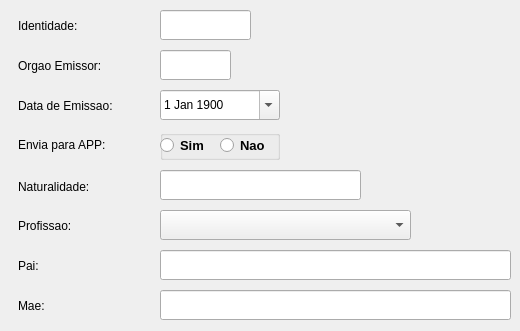
    <widget class="QWidget" name="tab_8">
     <attribute name="title">
      <string>Outros dados</string>
     </attribute>
     <widget class="QLabel" name="label_78">
      <property name="geometry">
       <rect>
        <x>18</x>
        <y>129</y>
        <width>131</width>
        <height>32</height>
       </rect>
      </property>
      <property name="text">
       <string>Envia para APP:</string>
      </property>
     </widget>
     <widget class="QLineEdit" name="morgao">
      <property name="geometry">
       <rect>
        <x>160</x>
        <y>50</y>
        <width>71</width>
        <height>30</height>
       </rect>
      </property>
      <property name="styleSheet">
       <string notr="true"/>
      </property>
      <property name="maxLength">
       <number>10</number>
      </property>
     </widget>
     <widget class="QLabel" name="label_23">
      <property name="geometry">
       <rect>
        <x>18</x>
        <y>10</y>
        <width>131</width>
        <height>32</height>
       </rect>
      </property>
      <property name="text">
       <string>Identidade:</string>
      </property>
     </widget>
     <widget class="QLabel" name="label_21">
      <property name="geometry">
       <rect>
        <x>18</x>
        <y>211</y>
        <width>131</width>
        <height>29</height>
       </rect>
      </property>
      <property name="text">
       <string>Profissao:</string>
      </property>
     </widget>
     <widget class="QComboBox" name="comboBox_5">
      <property name="geometry">
       <rect>
        <x>160</x>
        <y>210</y>
        <width>251</width>
        <height>30</height>
       </rect>
      </property>
      <property name="styleSheet">
       <string notr="true"/>
      </property>
     </widget>
     <widget class="QLineEdit" name="mnaturalidade">
      <property name="geometry">
       <rect>
        <x>160</x>
        <y>170</y>
        <width>201</width>
        <height>30</height>
       </rect>
      </property>
      <property name="styleSheet">
       <string notr="true"/>
      </property>
      <property name="maxLength">
       <number>25</number>
      </property>
     </widget>
     <widget class="QLineEdit" name="mmae">
      <property name="geometry">
       <rect>
        <x>160</x>
        <y>290</y>
        <width>351</width>
        <height>30</height>
       </rect>
      </property>
      <property name="styleSheet">
       <string notr="true"/>
      </property>
      <property name="maxLength">
       <number>40</number>
      </property>
     </widget>
     <widget class="QDateEdit" name="mdat_emi">
      <property name="geometry">
       <rect>
        <x>160</x>
        <y>90</y>
        <width>120</width>
        <height>30</height>
       </rect>
      </property>
      <property name="styleSheet">
       <string notr="true"/>
      </property>
      <property name="calendarPopup">
       <bool>true</bool>
      </property>
      <property name="date">
       <date>
        <year>1900</year>
        <month>1</month>
        <day>1</day>
       </date>
      </property>
     </widget>
     <widget class="QLabel" name="label_27">
      <property name="geometry">
       <rect>
        <x>18</x>
        <y>250</y>
        <width>131</width>
        <height>32</height>
       </rect>
      </property>
      <property name="text">
       <string>Pai:</string>
      </property>
     </widget>
     <widget class="QLabel" name="label_25">
      <property name="geometry">
       <rect>
        <x>18</x>
        <y>91</y>
        <width>131</width>
        <height>29</height>
       </rect>
      </property>
      <property name="text">
       <string>Data de Emissao:</string>
      </property>
     </widget>
     <widget class="QLabel" name="label_28">
      <property name="geometry">
       <rect>
        <x>18</x>
        <y>290</y>
        <width>131</width>
        <height>32</height>
       </rect>
      </property>
      <property name="text">
       <string>Mae:</string>
      </property>
     </widget>
     <widget class="QLabel" name="label_17">
      <property name="geometry">
       <rect>
        <x>18</x>
        <y>171</y>
        <width>131</width>
        <height>31</height>
       </rect>
      </property>
      <property name="text">
       <string>Naturalidade:</string>
      </property>
     </widget>
     <widget class="QLineEdit" name="mpai">
      <property name="geometry">
       <rect>
        <x>160</x>
        <y>250</y>
        <width>351</width>
        <height>30</height>
       </rect>
      </property>
      <property name="styleSheet">
       <string notr="true"/>
      </property>
      <property name="maxLength">
       <number>40</number>
      </property>
     </widget>
     <widget class="QLabel" name="label_24">
      <property name="geometry">
       <rect>
        <x>18</x>
        <y>50</y>
        <width>131</width>
        <height>32</height>
       </rect>
      </property>
      <property name="text">
       <string>Orgao Emissor:</string>
      </property>
     </widget>
     <widget class="QLineEdit" name="mrg">
      <property name="geometry">
       <rect>
        <x>160</x>
        <y>10</y>
        <width>91</width>
        <height>30</height>
       </rect>
      </property>
      <property name="styleSheet">
       <string notr="true"/>
      </property>
      <property name="maxLength">
       <number>14</number>
      </property>
     </widget>
     <widget class="QGroupBox" name="groupBox_2">
      <property name="geometry">
       <rect>
        <x>160</x>
        <y>130</y>
        <width>120</width>
        <height>30</height>
       </rect>
      </property>
      <property name="title">
       <string/>
      </property>
      <widget class="QRadioButton" name="RB_pocket_nao">
       <property name="geometry">
        <rect>
         <x>60</x>
         <y>0</y>
         <width>60</width>
         <height>30</height>
        </rect>
       </property>
       <property name="font">
        <font>
         <family>Arial</family>
         <pointsize>10</pointsize>
         <italic>false</italic>
         <bold>true</bold>
        </font>
       </property>
       <property name="text">
        <string>Nao</string>
       </property>
      </widget>
      <widget class="QRadioButton" name="RB_pocket_sim">
       <property name="geometry">
        <rect>
         <x>0</x>
         <y>0</y>
         <width>60</width>
         <height>30</height>
        </rect>
       </property>
       <property name="font">
        <font>
         <family>Arial</family>
         <pointsize>10</pointsize>
         <italic>false</italic>
         <bold>true</bold>
        </font>
       </property>
       <property name="styleSheet">
        <string notr="true"/>
       </property>
       <property name="text">
        <string>Sim</string>
       </property>
      </widget>
     </widget>
    </widget>
